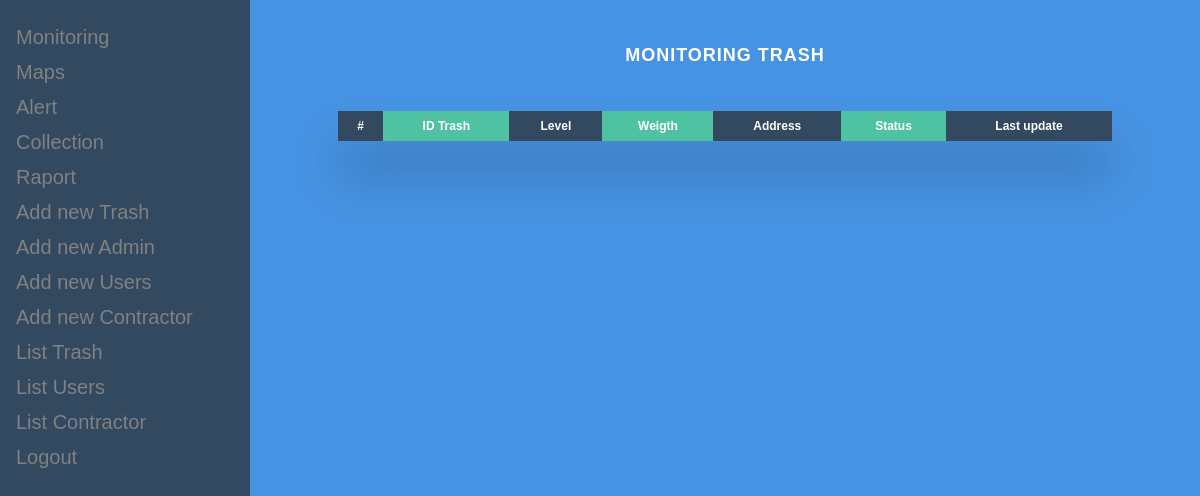
/monitoring.php, run on an earlier commit of the app's database.
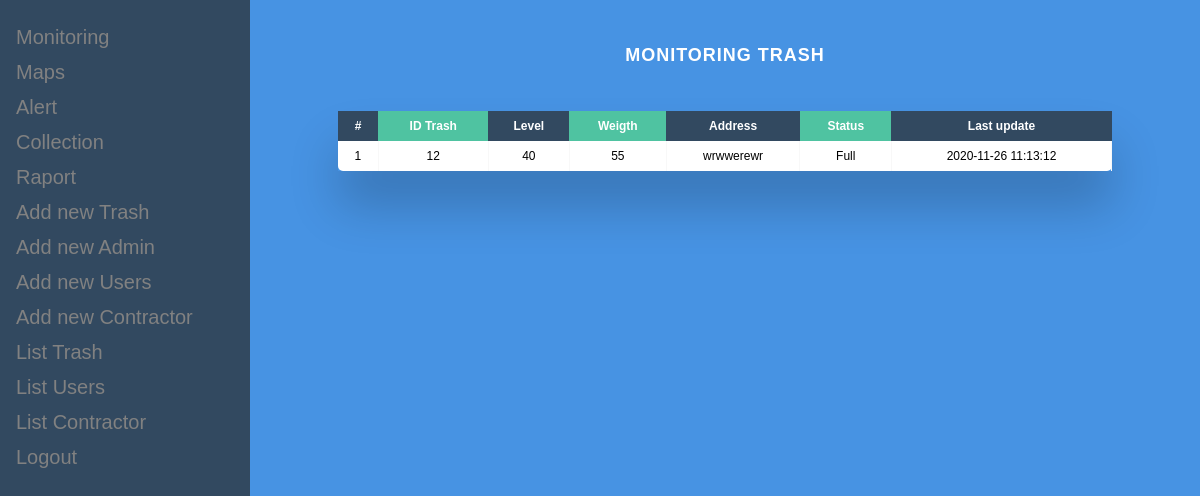
And on a later commit of the database.
### tables this page shows
CREATE TABLE `historic` (
  `_idHisto` int(11) NOT NULL,
  `idTrash` varchar(45) DEFAULT NULL,
  `level` varchar(45) DEFAULT NULL,
  `weight` varchar(45) DEFAULT NULL,
  `dateFull` datetime DEFAULT CURRENT_TIMESTAMP,
  `idUser` varchar(45) DEFAULT NULL,
  `dateEmpty` varchar(45) DEFAULT NULL,
  `dateHisto` datetime NOT NULL DEFAULT CURRENT_TIMESTAMP
);

CREATE TABLE `trash` (
  `_idTrash` int(11) NOT NULL,
  `long` varchar(45) DEFAULT NULL,
  `lat` varchar(45) DEFAULT NULL,
  `address` varchar(45) DEFAULT NULL,
  `codeTrash` varchar(45) DEFAULT NULL,
  `dateTrash` datetime DEFAULT CURRENT_TIMESTAMP,
  `type` varchar(255) NOT NULL
);

### modals/Fhistoric.php (called while the page is built, shortened)
<?php
class Fhistoric
{
    static function getAllHistoricDay()
    {
        $con=Database::getConnection();
        $req=$con->prepare('SELECT * FROM historic c,trash t WHERE c.idTrash=t.codeTrash AND DATE(dateHisto)=? ');
        $req->execute(array(date('Y-m-d')));
        return $req->fetchAll();
    }
}

### monitoring.php (the view, shortened to what this page needs)
<!doctype html>
<html lang="en">
<head>
    <link rel="stylesheet" href="style/menu.css">
</head>
<body>
<?php include_once 'commons/menu.php';?>
<?php
    include_once 'modals/Fhistoric.php';
    $historic=Fhistoric::getAllHistoricDay();
;?>
<div class="main">
    <h2>Monitoring Trash</h2>
    <div class="table-wrapper">
        <table class="fl-table">
            <thead>
            <tr>
                <th>#</th>
                <th>ID Trash</th>
                <th>Level</th>
                <th>Weigth</th>
                <th>Address</th>
                <th>Status</th>
                <th>Last update</th>
            </tr>
            </thead>
            <tbody>
            <?php foreach ($historic as $k => $data):?>
                <tr>
                    <td><?=$k+1;?></td>
                    <td><?=$data['codeTrash'];?></td>
                    <td><?=$data['level'];?></td>
                    <td><?=$data['weight'];?></td>
                    <td><?=$data['address'];?></td>
                    <td><?=$data['dateFull']==null?'Not full':'Full';?></td>
                    <td><?=$data['dateHisto'];?></td>
                </tr>
            <?php endforeach;?>
        </table>
    </div>
</div>
</body>
</html>

What changed in the data, as far as the page shows it:
added historic: trash.codeTrash "12", level "40", weight "55", trash.address "wrwwerewr", shows "Full", dateHisto "2020-11-26 11:13:12"
